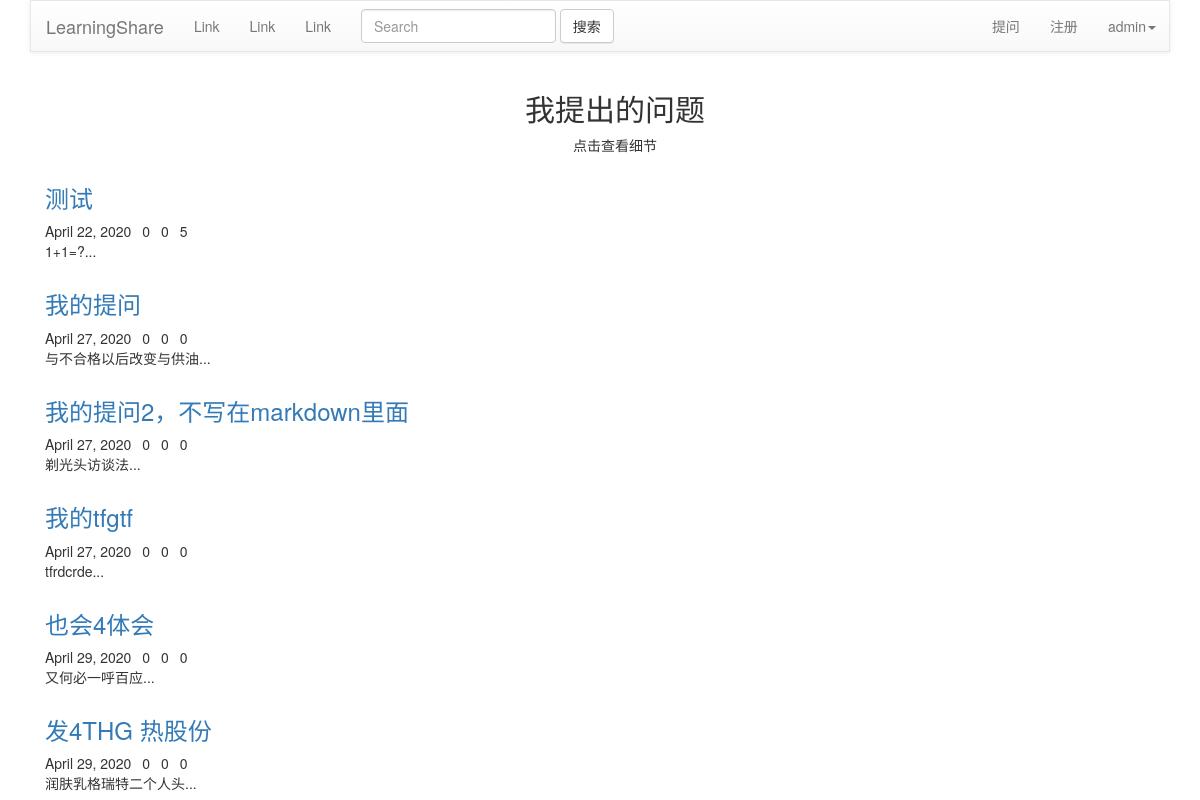
Page /question/my_questions/ (signed in) on the earlier database version.
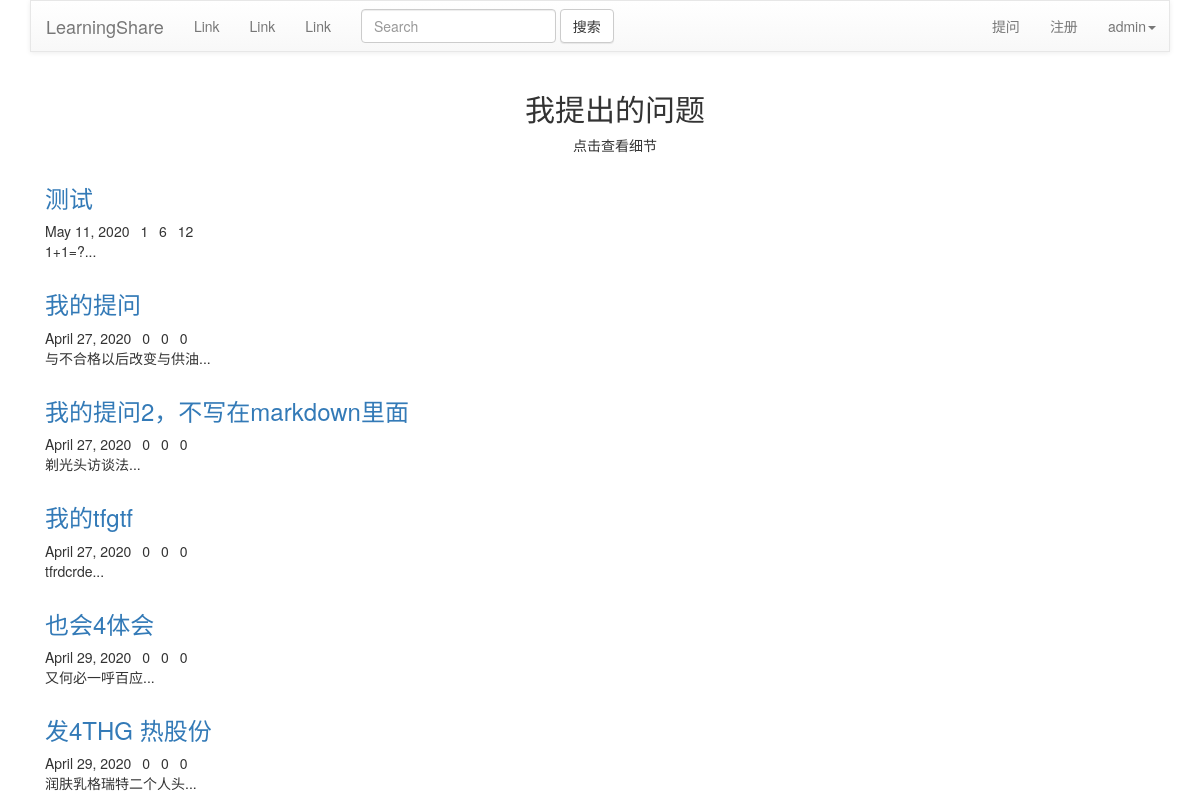
Same page on the later database version.
### QuestionApp/models.py (models this page shows, shortened)
class Question(models.Model):
    user = models.ForeignKey(User, verbose_name='提问者', related_name='questions',on_delete=models.CASCADE)
    questionTitle = models.CharField('问题标题', max_length=40, unique=True,blank=False)
    questionCategory = models.ForeignKey('CategoryApp.Category', verbose_name='板块名称', on_delete=models.CASCADE)
    questionDescription = models.TextField('详细描述')
    created=models.DateTimeField(default=timezone.now,verbose_name='发布日期')
    publishDate = models.DateTimeField(auto_now=True, verbose_name='更新日期')
    goodNum = models.IntegerField(default=0,verbose_name='赞数')
    badNum = models.IntegerField(default=0, verbose_name='反对数')
    grade = models.IntegerField(default=0, verbose_name='综合质量')
    collect = models.ManyToManyField(User, verbose_name='收藏',blank=True)
    users_like = models.ManyToManyField(User, related_name="questions_like", blank=True)

### AnswerApp/models.py (models this page shows, shortened)
class AnswerModel(models.Model):
    author = models.ForeignKey(User, related_name='answers', verbose_name='回答者', on_delete=models.CASCADE)
    question = models.ForeignKey('QuestionApp.Question', related_name='answers',
                                 verbose_name='问题', on_delete=models.CASCADE)
    pub_date = models.DateTimeField(auto_now=True, verbose_name='回答时间')
    answer_text = models.TextField(verbose_name='回答内容')
    goodNum = models.IntegerField(default=0, verbose_name='赞数')
    badNum = models.IntegerField(default=0, verbose_name='反对数')
    grade = models.IntegerField(default=0, verbose_name='综合质量')
    collect = models.ManyToManyField(User, related_name='collect_answer', verbose_name='收藏')
    user_like_answer = models.ManyToManyField(User, related_name='answers_like', blank=True)
    user_unlike_answer = models.ManyToManyField(User, related_name='answers_unlike', blank=True)
    class Meta:
        ordering = ("-grade",)

### QuestionApp/views.py (the view)
# urls.py: path('my_questions/', views.my_questions, name='my_questions'),
def my_questions(request):
    username = request.user.username
    is_logged_in = True
    context = {
        'username': username,
        'is_logged_in': is_logged_in,
    }
    questions = request.user.questions.all()
    answers = request.user.answers.all()
    context['questions'] = questions
    context['answers'] = answers
    return render(request, 'question/my_questions.html', context)

### templates/question/my_questions.html (shortened to what this page needs)
{% extends "index.html" %}
{% load static %}
{% block content %}
    <div id="fh5co-blog">
		<div class="container">
			<div class="row animate-box">
				<div class="col-md-8 col-md-offset-2 text-center fh5co-heading">
					<h2>我提出的问题</h2>
					<p>点击查看细节</p>
				</div>
			</div>
			<div class="row">
                {% for question in questions %}
                <div class="col-lg-12 col-md-12">
					<div class="fh5co-blog animate-box">
						<div class="blog-text">
							<h3><a href="{% url 'question:question_content' question_id=question.id %}">{{ question.questionTitle }}</a></h3>
							<span class="posted_on">{{ question.publishDate | date:"F j, Y" }}</span>
                            <span class="comment">&ensp;{{ question.badNum }}</span>
                            <span class="comment">&ensp;{{ question.goodNum }}</span>
                            <span class="comment">&ensp;{{ question.answers.all | length }}</span>
                            <p>{{ question.questionDescription | truncatechars:"30" }}...</p>
						</div>
					</div>
				</div>
                {% endfor %}
			</div>
		</div>
	</div>
{% endblock %}

Differences in the rows shown:
changed Question "测试": publishDate "April 22, 2020" → "May 11, 2020"; badNum "0" → "1"; goodNum "0" → "6"; answers.all|length "5" → "12"
